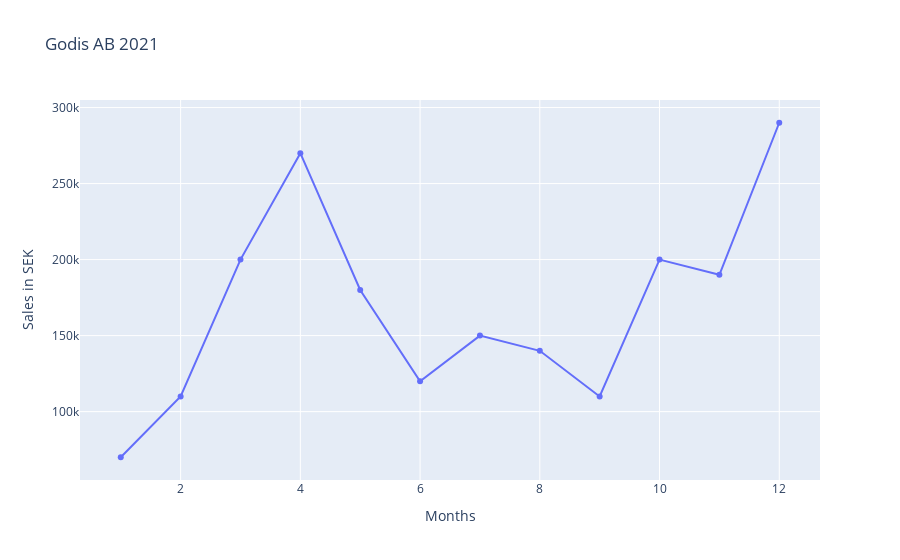

Notebook code for this chart:
### Markdown cell above
##### b. Line Plot for the Year 2021

### Code cell
# Line plot for 2021
fig = px.line(df, x='Manad', y='2021', markers=True, title='Godis AB 2021')
fig.update_layout(xaxis_title='Months', yaxis_title='Sales in SEK')
fig.show()

### Figure 1 — Plotly figure (JSON) as saved in the notebook; plotly's stock layout.template omitted (floating-point values rounded to 4 significant figures)
{"data": [{"hovertemplate": "Manad=%{x}<br>2021=%{y}<extra></extra>", "legendgroup": "", "line": {"color": "#636efa", "dash": "solid"}, "marker": {"symbol": "circle"}, "mode": "lines+markers", "name": "", "orientation": "v", "showlegend": false, "type": "scatter", "x": [1, 2, 3, 4, 5, 6, 7, 8, 9, 10, 11, 12], "xaxis": "x", "y": [70000, 110000, 200000, 270000, 180000, 120000, 150000, 140000, 110000, 200000, 190000, 290000], "yaxis": "y"}], "layout": {"legend": {"tracegroupgap": 0}, "title": {"text": "Godis AB 2021"}, "xaxis": {"anchor": "y", "domain": [0, 1], "title": {"text": "Months"}}, "yaxis": {"anchor": "x", "domain": [0, 1], "title": {"text": "Sales in SEK"}}}}
